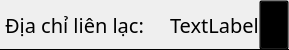
            <widget class="QFrame" name="AdressFrame">
             <property name="minimumSize">
              <size>
               <width>0</width>
               <height>50</height>
              </size>
             </property>
             <property name="maximumSize">
              <size>
               <width>16777215</width>
               <height>50</height>
              </size>
             </property>
             <property name="styleSheet">
              <string notr="true">QFrame {
	border-bottom: 1px solid black;
	border-radius: 0px;
}</string>
             </property>
             <property name="frameShape">
              <enum>QFrame::StyledPanel</enum>
             </property>
             <property name="frameShadow">
              <enum>QFrame::Raised</enum>
             </property>
             <layout class="QHBoxLayout" name="horizontalLayout_13">
              <property name="spacing">
               <number>0</number>
              </property>
              <property name="leftMargin">
               <number>0</number>
              </property>
              <property name="topMargin">
               <number>0</number>
              </property>
              <property name="rightMargin">
               <number>0</number>
              </property>
              <property name="bottomMargin">
               <number>0</number>
              </property>
              <item>
               <widget class="QLabel" name="label_adress">
                <property name="minimumSize">
                 <size>
                  <width>170</width>
                  <height>50</height>
                 </size>
                </property>
                <property name="maximumSize">
                 <size>
                  <width>150</width>
                  <height>50</height>
                 </size>
                </property>
                <property name="font">
                 <font>
                  <family>Montserrat</family>
                  <pointsize>15</pointsize>
                 </font>
                </property>
                <property name="text">
                 <string>Địa chỉ liên lạc:</string>
                </property>
               </widget>
              </item>
              <item>
               <widget class="QLabel" name="AdressBox">
                <property name="font">
                 <font>
                  <family>iCiel Effra Regular</family>
                  <pointsize>15</pointsize>
                 </font>
                </property>
                <property name="styleSheet">
                 <string notr="true">border: none;</string>
                </property>
                <property name="text">
                 <string>TextLabel</string>
                </property>
               </widget>
              </item>
              <item>
               <widget class="QPushButton" name="pushButton_10">
                <property name="minimumSize">
                 <size>
                  <width>30</width>
                  <height>50</height>
                 </size>
                </property>
                <property name="maximumSize">
                 <size>
                  <width>30</width>
                  <height>50</height>
                 </size>
                </property>
                <property name="styleSheet">
                 <string notr="true">image: url(:/images/icons/Edit.png);
background: transparent;</string>
                </property>
                <property name="text">
                 <string/>
                </property>
               </widget>
              </item>
             </layout>
            </widget>
